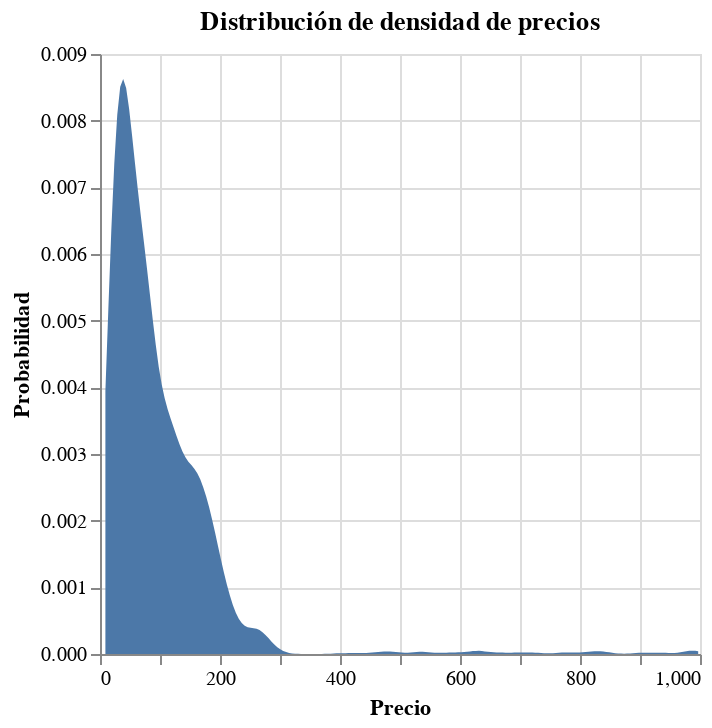

Here is the notebook cell this chart was saved with:
### Code cell
# price, density function
alt.Chart(source).transform_density(
    'Price',
    as_=['Price', 'density'],
).mark_area().encode(
    alt.X("Price:Q", title="Precio"),
    alt.Y('density:Q', title="Probabilidad"),
    tooltip=['Price']
).properties(title="Distribución de densidad de precios")

### Figure 1 — Vega-Lite specification as saved in the notebook (floating-point values rounded to 4 significant figures; data arrays with more than 128 entries replaced by an {"elided": "..."} marker saying what was removed)
{"$schema": "https://vega.github.io/schema/vega-lite/v5.20.1.json", "config": {"view": {"continuousHeight": 300, "continuousWidth": 300}}, "data": {"name": "data-a609e6a651a9fbd31ef9578b9d426539"}, "datasets": {"data-a609e6a651a9fbd31ef9578b9d426539": {"elided": "2988 records"}}, "encoding": {"tooltip": [{"field": "Price", "type": "quantitative"}], "x": {"field": "Price", "title": "Precio", "type": "quantitative"}, "y": {"field": "density", "title": "Probabilidad", "type": "quantitative"}}, "mark": {"type": "area"}, "title": "Distribución de densidad de precios", "transform": [{"as": ["Price", "density"], "density": "Price"}]}
